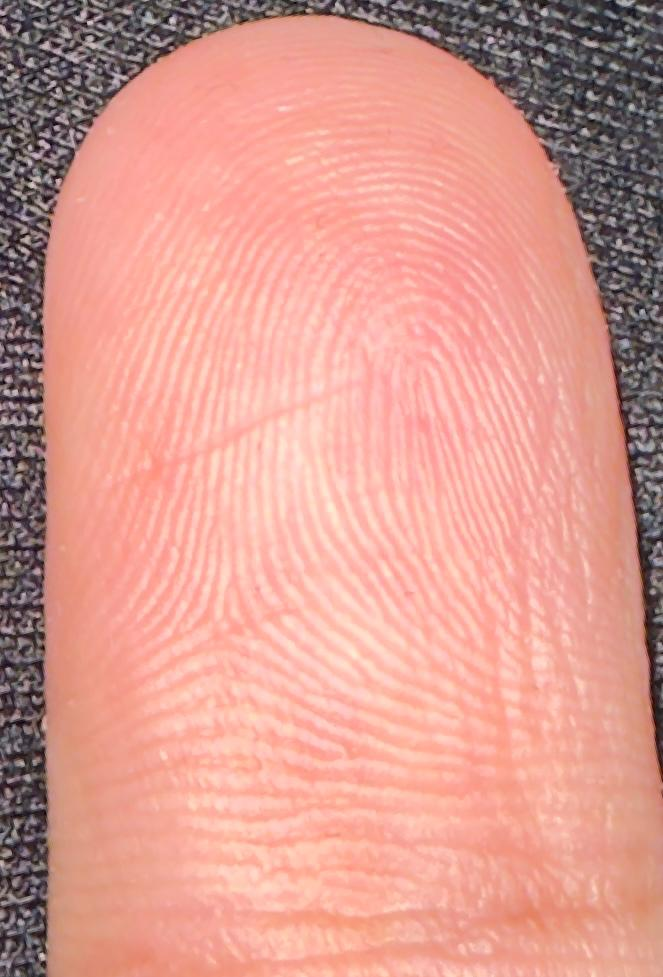
#> input picture designs/sample-FP.jpeg, 663 x 977 px
$ python preprocess_fp.py ../designs/sample-FP.jpeg ../designs/sample-FP.jpeg   (older library calls are emulated)
#> lines starting #> are read from the running program, lines starting #| are printed output that depends on the picture; after the words box and inside, x2 and y2 are one past the last pixel; in counts of white or black regions, pixels touching at a corner belong together
"""
preprocess_fp.py — surgically extract a fingerprint from a finger photo
and emit a clean heightmap PNG cropped tight to the ridge area.

Extraction strategy:
  1. YCbCr+saturation skin segmentation -> finger mask
  2. Structure-tensor orientation coherence inside the finger
       - Ridges have strong oriented structure -> high coherence
       - Smooth skin (cuticle, sides), nail, fabric -> low coherence
  3. Otsu threshold on coherence -> binary ridge mask
  4. Largest connected component, modest morphology
  5. TIGHT bbox crop (no margin) so every output pixel is a ridge pixel

Output (in designs/output/):
  <name>.png            — the heightmap to sample (white=ridge crest, black=nothing)
  <name>_preview.png    — original | mask overlay | heightmap (sanity check)
  <name>_mask.png       — binary mask of the extracted print (debug)

Heightmap convention downstream:
  pixel value 0   = no engrave
  pixel value 255 = max engrave depth (ridge crest)

Usage:
    python preprocess_fp.py <input_image> <output_basename>
"""

import sys
import os
import numpy as np
import cv2


# ─────────────────────────────────────────────────────────────────────────
# Helpers
# ─────────────────────────────────────────────────────────────────────────
def _largest_component(mask: np.ndarray) -> np.ndarray:
    num, labels, stats, _ = cv2.connectedComponentsWithStats(mask, connectivity=8)
    if num <= 1:
        return np.zeros_like(mask, dtype=np.uint8)
    largest = 1 + int(np.argmax(stats[1:, cv2.CC_STAT_AREA]))
    return (labels == largest).astype(np.uint8) * 255


def detect_skin(bgr: np.ndarray) -> np.ndarray:
    """YCbCr range AND saturation gate. Skin clusters tightly in Cr/Cb."""
    ycc = cv2.cvtColor(bgr, cv2.COLOR_BGR2YCrCb)
    ycc_mask = cv2.inRange(ycc,
                            np.array([0,   140, 90],  dtype=np.uint8),
                            np.array([255, 175, 130], dtype=np.uint8))
    hsv = cv2.cvtColor(bgr, cv2.COLOR_BGR2HSV)
    sat_mask = (hsv[:, :, 1] >= 40).astype(np.uint8) * 255
    skin = cv2.bitwise_and(ycc_mask, sat_mask)

    # close ridge-shadow / specular holes; open to drop fabric specks
    se_close = cv2.getStructuringElement(cv2.MORPH_ELLIPSE, (45, 45))
    se_open  = cv2.getStructuringElement(cv2.MORPH_ELLIPSE, (15, 15))
    skin = cv2.morphologyEx(skin, cv2.MORPH_CLOSE, se_close)
    skin = cv2.morphologyEx(skin, cv2.MORPH_OPEN, se_open)
    return _largest_component(skin)


# [22 lines left out: function coherence_map, not called in this run]


def detect_ridge_region(bgr: np.ndarray, gray: np.ndarray,
                         debug_dir: str | None = None) -> np.ndarray:
    """
    Stage 1  YCbCr+sat skin mask  -> finger silhouette (fabric rejected)
    Stage 2  CLAHE on grayscale   -> ridges sharpened locally
    Stage 3  Per-pixel local std-dev of CLAHE (kernel=3) -> ridge-edge map
              (high where ridges alternate bright/dark; near-zero on smooth skin)
    Stage 4  Smooth std-dev with sigma=15 -> continuous "ridginess" field
    Stage 5  Otsu threshold on field values inside the (eroded) skin
    Stage 6  Morphology + largest CC + boundary smoothing
    """
    skin = detect_skin(bgr)
    if debug_dir:
        cv2.imwrite(os.path.join(debug_dir, "_dbg_skin.png"), skin)
    if skin.max() == 0:
        return skin

    # Erode skin so we don't sample at the skin/fabric edge (any spillover there
    # would otherwise raise the std-dev threshold)
    er_kernel = cv2.getStructuringElement(cv2.MORPH_ELLIPSE, (25, 25))
    skin_inner = cv2.erode(skin, er_kernel)

    # CLAHE for crisp ridges
    clahe = cv2.createCLAHE(clipLimit=3.0, tileGridSize=(8, 8))
    enhanced = clahe.apply(gray)
    if debug_dir:
        cv2.imwrite(os.path.join(debug_dir, "_dbg_clahe.png"), enhanced)

    # Local std-dev — captures alternating bright/dark of ridges
    g = enhanced.astype(np.float32)
    k = 3
    mean = cv2.boxFilter(g, -1, (k, k))
    sq = cv2.boxFilter(g * g, -1, (k, k))
    var = np.maximum(sq - mean * mean, 0.0)
    sd = np.sqrt(var)

    # Mask to inner skin BEFORE smoothing (so smooth doesn't pull in fabric stddev)
    sd_in = np.where(skin_inner > 0, sd, 0).astype(np.float32)

    # Smooth into a continuous ridginess field
    field = cv2.GaussianBlur(sd_in, (0, 0), sigmaX=15, sigmaY=15)
    # Bring back inside non-eroded skin (boundary smoothing pulls field slightly outward)
    field = np.where(skin > 0, field, 0).astype(np.float32)
    if field.max() > 0:
        field_norm_u8 = np.clip(field * 255.0 / field.max(), 0, 255).astype(np.uint8)
    else:
        field_norm_u8 = np.zeros_like(sd_in, dtype=np.uint8)
    if debug_dir:
        cv2.imwrite(os.path.join(debug_dir, "_dbg_ridginess.png"), field_norm_u8)

    # Otsu inside skin
    skin_vals = field_norm_u8[skin > 0]
    if skin_vals.size == 0:
        return skin
    otsu_t, _ = cv2.threshold(skin_vals, 0, 255,
                                cv2.THRESH_BINARY + cv2.THRESH_OTSU)
    region = ((field_norm_u8 >= otsu_t) & (skin > 0)).astype(np.uint8) * 255
    if debug_dir:
        cv2.imwrite(os.path.join(debug_dir, "_dbg_ridge_raw.png"), region)

    # Modest morphology
    se_close = cv2.getStructuringElement(cv2.MORPH_ELLIPSE, (21, 21))
    se_open  = cv2.getStructuringElement(cv2.MORPH_ELLIPSE, (7, 7))
    region = cv2.morphologyEx(region, cv2.MORPH_CLOSE, se_close)
    region = cv2.morphologyEx(region, cv2.MORPH_OPEN, se_open)

    largest = _largest_component(region)
    if largest.max() == 0:
        return largest

    # Convex hull of the ridge area — closes the internal gaps where ridge
    # contrast was locally weak, and gives a smooth print outline.
    contours, _ = cv2.findContours(largest, cv2.RETR_EXTERNAL,
                                     cv2.CHAIN_APPROX_SIMPLE)
    if contours:
        biggest = max(contours, key=cv2.contourArea)
        hull = cv2.convexHull(biggest)
        hull_mask = np.zeros_like(largest)
        cv2.drawContours(hull_mask, [hull], -1, 255, thickness=cv2.FILLED)
        # Clip to skin so we don't extend past the actual finger boundary
        largest = cv2.bitwise_and(hull_mask, skin)
    if debug_dir:
        cv2.imwrite(os.path.join(debug_dir, "_dbg_ridge_hull.png"), largest)

    # Final boundary smoothing
    largest = cv2.GaussianBlur(largest.astype(np.float32), (0, 0),
                                sigmaX=3, sigmaY=3)
    largest = (largest >= 128).astype(np.uint8) * 255
    if debug_dir:
        cv2.imwrite(os.path.join(debug_dir, "_dbg_ridge_final.png"), largest)
    return largest


# ─────────────────────────────────────────────────────────────────────────
# Main
# ─────────────────────────────────────────────────────────────────────────
def main(in_path: str, out_basename: str) -> int:
#> called with in_path = '../designs/sample-FP.jpeg', out_basename = '../designs/sample-FP.jpeg'
    if not os.path.exists(in_path):
        print(f"ERROR: input not found: {in_path}", file=sys.stderr)
        return 2

    bgr = cv2.imread(in_path, cv2.IMREAD_COLOR)
#> bgr is the input picture: shape (977, 663, 3); mean B, G, R 143.9, 154.8, 217.2
    if bgr is None:
        print(f"ERROR: could not decode image: {in_path}", file=sys.stderr)
        return 2

    out_dir = os.path.dirname(out_basename) or "."
    os.makedirs(out_dir, exist_ok=True)

    gray = cv2.cvtColor(bgr, cv2.COLOR_BGR2GRAY)
    h, w = gray.shape
    print(f"loaded: {w}x{h}")
#| loaded: 663x977

    ridge_mask = detect_ridge_region(bgr, gray, debug_dir=out_dir)
#> in detect_skin, `ycc_mask = cv2.inRange(ycc, np.array([0,   140, 90],  dtype=np.uint8),..`:
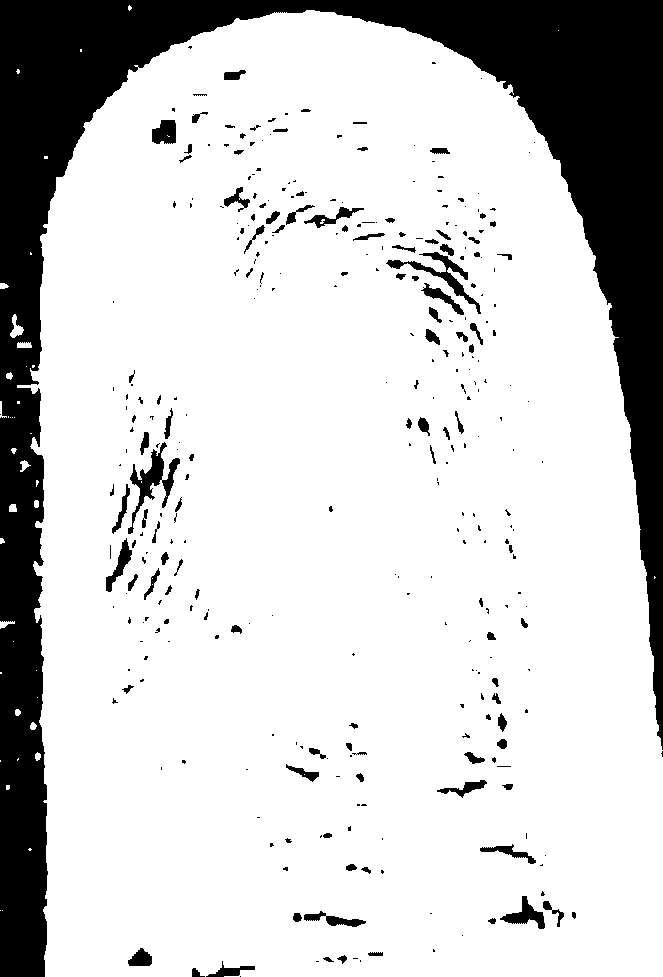
#> ycc_mask: shape (977, 663); 80.8% white; 328 black regions (214 under 20 px), largest, box (x1, y1, x2, y2) and area: (0, 0, 663, 977) 111068, (128, 442, 180, 534) 1239, (386, 252, 481, 314) 985
#> in _largest_component, `num, labels, stats, _ = cv2.connectedComponentsWithStats(mask, connect..`: num = 2; stats = [[0, 0, 663, 977, 90990], [0, 0, 663, 977, 556761]]
#> in _largest_component, `largest = 1 + int(np.argmax(stats[1:, cv2.CC_STAT_AREA]))`: largest = 1
#> in detect_ridge_region, `field = cv2.GaussianBlur(sd_in, (0, 0), sigmaX=15, sigmaY=15)`:
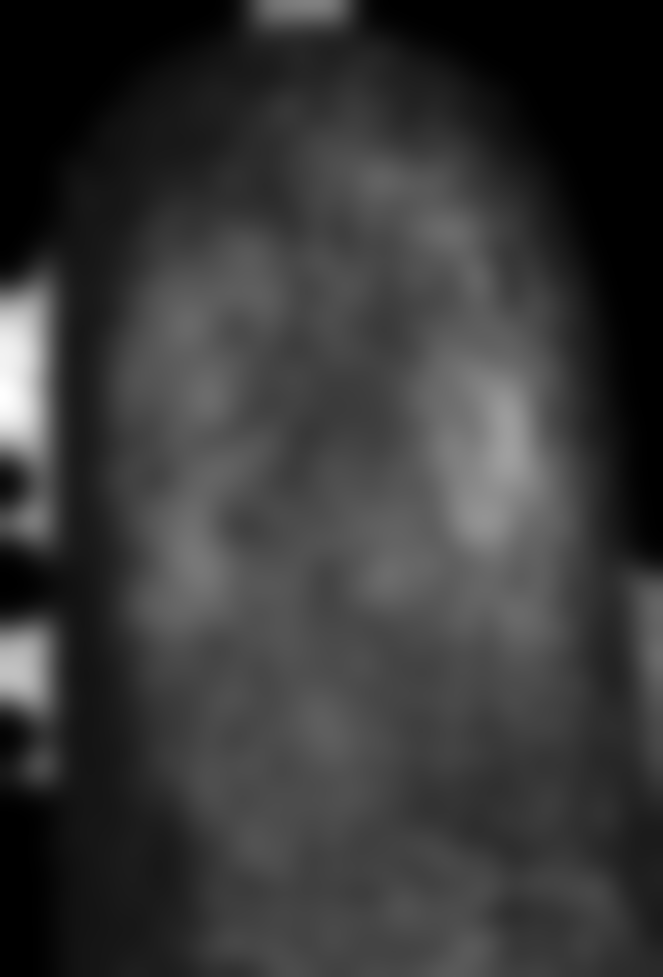
#> field: shape (977, 663) float32; min 0, max 24.62, mean 5.4; drawn with min black and max white
#> in detect_ridge_region, `otsu_t, _ = cv2.threshold(skin_vals, 0, 255, cv2.THRESH_BINARY + cv2.T..`: otsu_t = 60
#> in _largest_component (call 2), `num, labels, stats, _ = cv2.connectedComponentsWithStats(mask, connect..`:
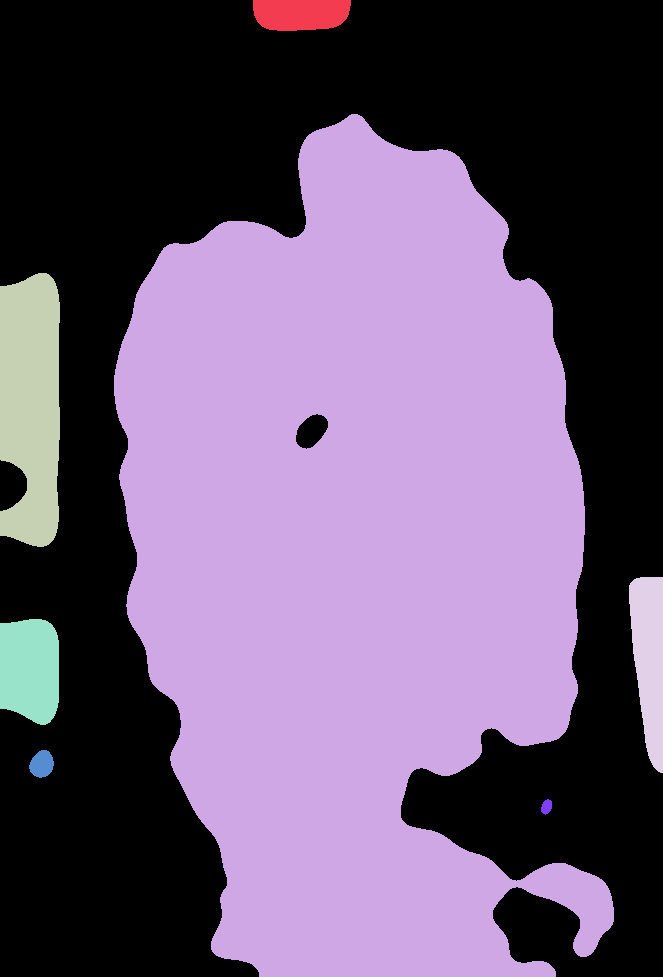
#> labels: shape (977, 663) int32; 8 distinct labels, from 0 to 7; one colour per label, 0 black
#> in _largest_component (call 2), `num, labels, stats, _ = cv2.connectedComponentsWithStats(mask, connect..`: num = 8; stats = [[0, 0, 663, 977, 318675], [253, 0, 98, 31, 2690], [114, 114, 500, 863, 300899], [0, 273, 60, 274, 14368], [629, 577, 34, 196, 4909], [0, 619, 59, 106, 5567], [29, 750, 25, 28, 515], [541, 799, 11, 16, 128]]
#> in _largest_component (call 2), `largest = 1 + int(np.argmax(stats[1:, cv2.CC_STAT_AREA]))`: largest = 2
#> in detect_ridge_region, `contours, _ = cv2.findContours(largest, cv2.RETR_EXTERNAL, cv2.CHAIN_A..`: contours = 1 contour; box (x1, y1, x2, y2) and area: (114, 114, 614, 977) 300268
#> in detect_ridge_region, `biggest = max(contours, key=cv2.contourArea)`: biggest = contour of 1214 points, box (x1, y1, x2, y2) (114, 114, 614, 977), area 300268
#> in detect_ridge_region, `hull = cv2.convexHull(biggest)`: hull = contour of 46 points, box (x1, y1, x2, y2) (114, 114, 614, 977), area 346586
#> in detect_ridge_region, `largest = cv2.GaussianBlur(largest.astype(np.float32), (0, 0), sigmaX=..`:
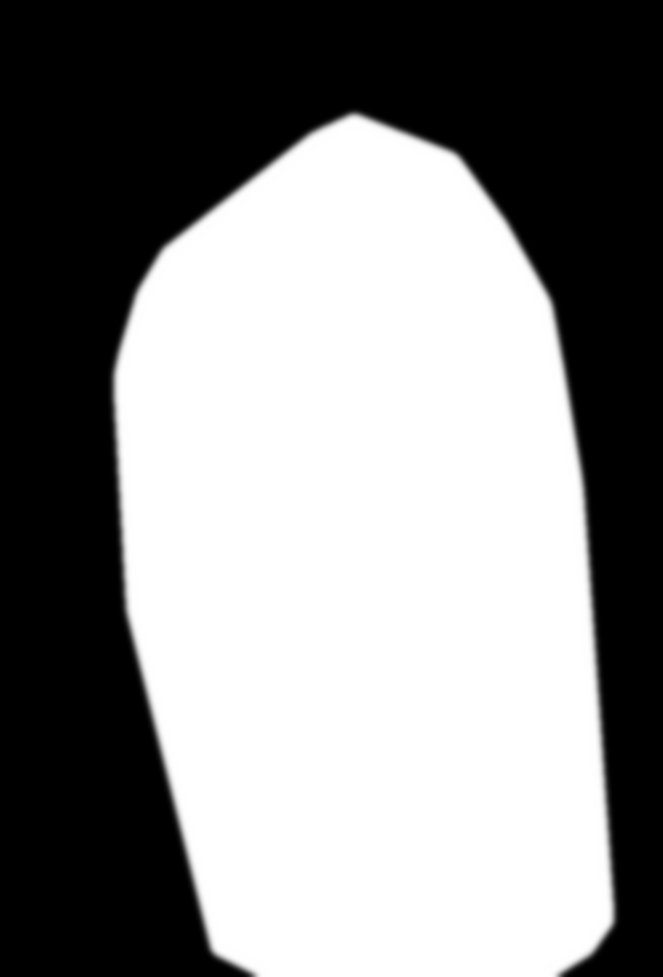
#> largest: shape (977, 663) float32; min 0, max 255, mean 136.9; drawn with min black and max white
    if ridge_mask.max() == 0:
        print("ERROR: no ridge region detected", file=sys.stderr)
        return 3

    # TIGHT bbox crop — every pixel inside output is an in-mask ridge pixel
    ys, xs = np.where(ridge_mask > 0)
    y0, y1 = int(ys.min()), int(ys.max()) + 1
#> y0 = 114; y1 = 977
    x0, x1 = int(xs.min()), int(xs.max()) + 1
#> x0 = 114; x1 = 614
    print(f"ridge bbox: x[{x0}..{x1}] y[{y0}..{y1}] -> {x1 - x0}x{y1 - y0}")
#| ridge bbox: x[114..614] y[114..977] -> 500x863

    gray_c = gray[y0:y1, x0:x1]
    mask_c = ridge_mask[y0:y1, x0:x1]
#> mask_c: shape (863, 500); 80.6% white; 4 black regions, box (x1, y1, x2, y2) and area: (244, 0, 500, 787) 38813, (0, 290, 140, 863) 23036, (0, 0, 237, 258) 20717, (446, 808, 500, 863) 1258
    bgr_c  = bgr[y0:y1, x0:x1]

    # CLAHE for crisp local contrast on ridges
    clahe = cv2.createCLAHE(clipLimit=3.0, tileGridSize=(8, 8))
    enhanced = clahe.apply(gray_c)
#> enhanced: shape (863, 500)

    # Outside-mask pixels: drive to 0 in heightmap regardless of CLAHE.
    # Inside-mask pixels: invert so dark photo ridges -> bright heightmap.
    inverted = 255 - enhanced
    inverted[mask_c == 0] = 0
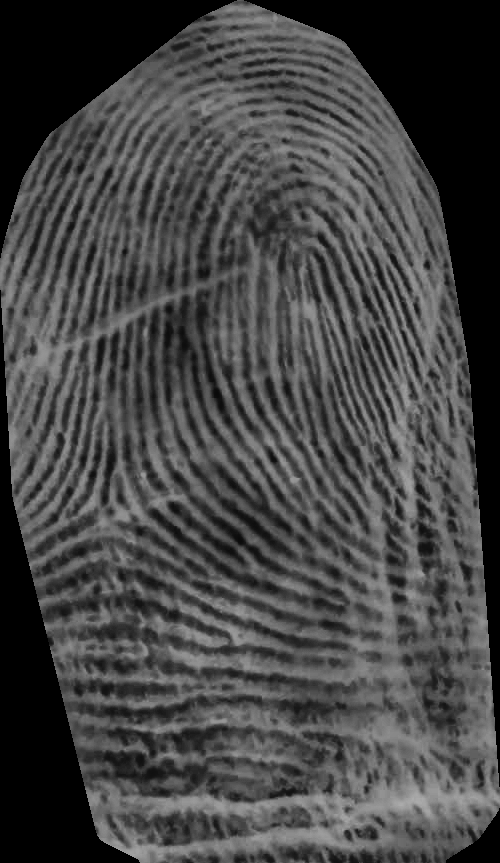
#> inverted: shape (863, 500); min 0, max 172, mean 68.7

    # ── INPAINTING ──────────────────────────────────────────────────────
    # Fill the blank corners of the cropped rectangle with extrapolated print
    # content so the heightmap has FP-like ridges everywhere. This kills the
    # "FP missing at edges" problem when COVER-mapping onto the pendant — the
    # user explicitly accepted computer-extended ridges over blank areas.
    fill_mask = (mask_c == 0).astype(np.uint8) * 255
    if fill_mask.max() > 0:
        # TELEA inpaint with a generous radius extends ridge pattern outward
        # from the mask boundary into the blank corners.
        inpainted = cv2.inpaint(inverted, fill_mask, 12, cv2.INPAINT_TELEA)
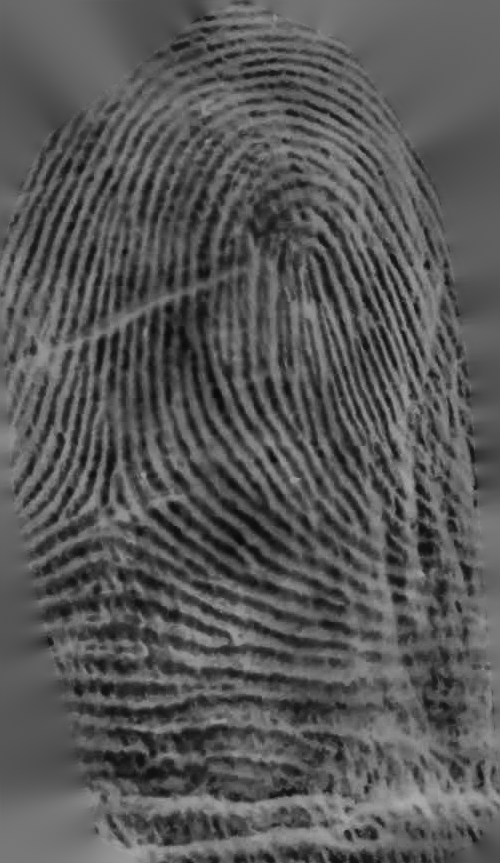
#> inpainted: shape (863, 500); min 9, max 172, mean 87.1
        # The TELEA result can plateau in big blank corners; do a second pass
        # at smaller radius using the same "to-fill" mask to sharpen any
        # smoothed-out areas.
        # (skip second pass — single pass is generally good enough)
    else:
        inpainted = inverted.copy()

    heightmap_path = out_basename + ".png"
    mask_path      = out_basename + "_mask.png"
    preview_path   = out_basename + "_preview.png"
    cv2.imwrite(heightmap_path, inpainted)
    cv2.imwrite(mask_path, mask_c)

    # 4-panel preview: original w/ bbox | mask overlay | heightmap (pre-inpaint) | heightmap (post-inpaint)
    panel_h = max(y1 - y0, h)
#> panel_h = 977
    panel_w_total = w + (x1 - x0) * 3 + 60
#> panel_w_total = 2223
    preview = np.full((panel_h, panel_w_total, 3), 240, dtype=np.uint8)
#> preview: shape (977, 2223, 3); every value is 240
    # Panel 1: original w/ bbox
    preview[:h, :w] = bgr
    cv2.rectangle(preview[:h, :w], (x0, y0), (x1, y1), (0, 255, 0), 3)
    # Panel 2: cropped image with mask overlay (red over the kept ridge area)
    overlay = bgr_c.copy()
    red = np.zeros_like(overlay); red[:, :, 2] = 255
    overlay = np.where(mask_c[..., None] > 0,
                        cv2.addWeighted(overlay, 0.55, red, 0.45, 0),
                        overlay)
    p2_x = w + 20
    preview[:overlay.shape[0], p2_x:p2_x + overlay.shape[1]] = overlay
    # Panel 3: heightmap pre-inpaint
    hm_pre = cv2.cvtColor(inverted, cv2.COLOR_GRAY2BGR)
    p3_x = p2_x + overlay.shape[1] + 20
    preview[:hm_pre.shape[0], p3_x:p3_x + hm_pre.shape[1]] = hm_pre
    # Panel 4: heightmap post-inpaint (the actual file Rhino consumes)
    hm_post = cv2.cvtColor(inpainted, cv2.COLOR_GRAY2BGR)
    p4_x = p3_x + hm_pre.shape[1] + 20
    preview[:hm_post.shape[0], p4_x:p4_x + hm_post.shape[1]] = hm_post
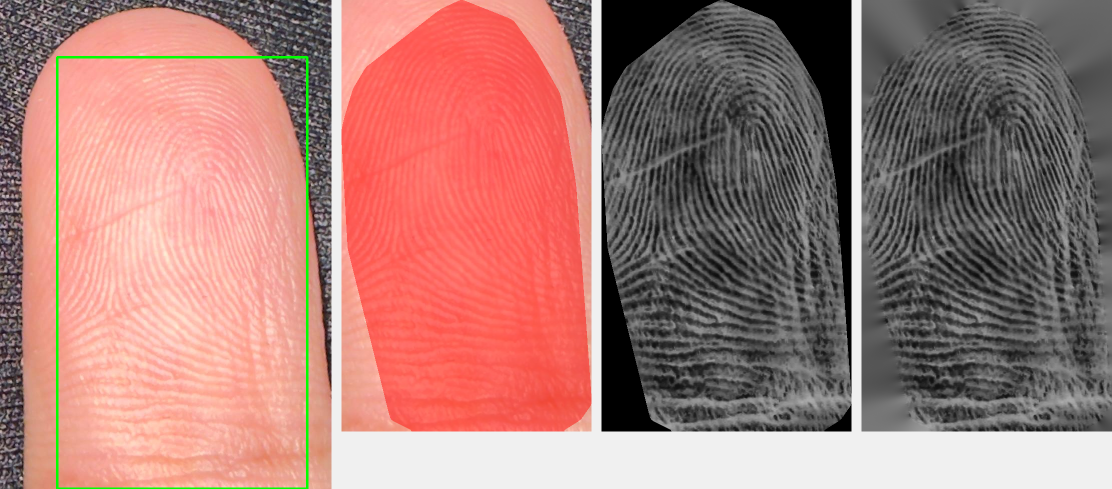
#> preview: shape (977, 2223, 3) (shown at 1/2 size); mean of channels 0, 1, 2 118.4, 124.6, 169; drawn as B, G, R
    cv2.imwrite(preview_path, preview)

    coverage_in_crop = float((mask_c > 0).sum()) / mask_c.size * 100
#> coverage_in_crop = 80.57
    coverage_in_orig = float((ridge_mask > 0).sum()) / ridge_mask.size * 100
#> coverage_in_orig = 53.67
    nz_inside_mask = inverted[mask_c > 0]
    print(f"saved heightmap:  {heightmap_path}  ({inpainted.shape[1]}x{inpainted.shape[0]})  [post-inpaint]")
#| saved heightmap:  ../designs/sample-FP.jpeg.png  (500x863)  [post-inpaint]
    print(f"saved mask:       {mask_path}")
    print(f"saved preview:    {preview_path}")
    print(f"ridge area: {(ridge_mask > 0).sum()} px  "
          f"({coverage_in_orig:.1f}% of original, {coverage_in_crop:.1f}% of crop)")
#| ridge area: 347676 px  (53.7% of original, 80.6% of crop)
    if nz_inside_mask.size > 0:
        print(f"heightmap intensity inside mask: "
              f"min={int(nz_inside_mask.min())}  "
              f"mean={nz_inside_mask.mean():.1f}  "
              f"max={int(nz_inside_mask.max())}  / 255")
#| heightmap intensity inside mask: min=9  mean=85.2  max=172  / 255
    nonzero_pre = float((inverted > 0).sum()) / inverted.size * 100
#> nonzero_pre = 80.57
    nonzero_post = float((inpainted > 0).sum()) / inpainted.size * 100
#> nonzero_post = 100
    print(f"non-zero coverage of crop:  pre-inpaint={nonzero_pre:.1f}%  post-inpaint={nonzero_post:.1f}%")
#| non-zero coverage of crop:  pre-inpaint=80.6%  post-inpaint=100.0%
    return 0


if __name__ == "__main__":
    if len(sys.argv) != 3:
        print(__doc__)
        sys.exit(1)
    sys.exit(main(sys.argv[1], sys.argv[2]))
#> (the program exits here)
